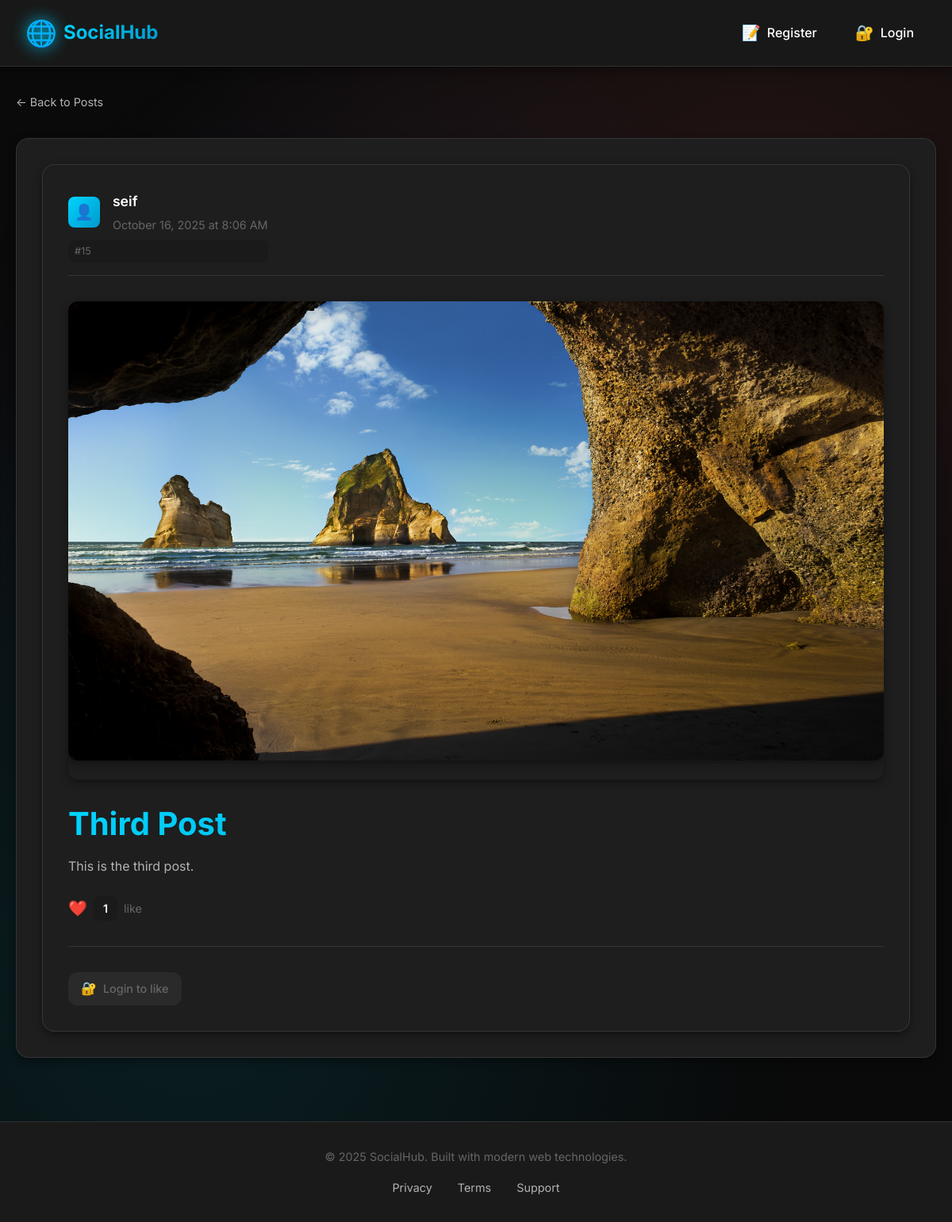
Screenshot of /posts/15 with the database file from the repository.
### posts/models.py (models this page shows, shortened)
class Post(models.Model):
    title = models.CharField(max_length=75)
    body = models.TextField()
    date = models.DateTimeField(auto_now_add=True)
    banner = models.ImageField(blank=True)
    author = models.ForeignKey(User, on_delete=models.CASCADE, default=None)
    likes = models.ManyToManyField(User, related_name='liked_posts', blank=True)
    def total_likes(self):
        return self.likes.count()

### posts/views.py (the view)
# urls.py: path('<int:pk>', views.post_page, name="page"),
def post_page(request, pk):
    post = get_object_or_404(Post, pk=pk)
    return render(request, 'posts/post_page.html', {'post': post})

### posts/templates/posts/post_page.html (shortened to what this page needs)
{% extends 'layout.html' %}
{% block content %}
    <div class="breadcrumb">
        <a href="{% url 'posts:list' %}">← Back to Posts</a>
    </div>
    <section class="postpage">
        <article class="post-detail">
            <div class="post-header">
                <div class="post-meta">
                    <div class="author-info">
                        <span class="author-avatar">👤</span>
                        <div class="author-details">
                            <span class="author-name">{{ post.author }}</span>
                            <span class="post-date">{{ post.date|date:"F d, Y \a\t g:i A" }}</span>
                        </div>
                    </div>
                    <div class="post-id">#{{ post.id }}</div>
                </div>
            </div>
            {% if post.banner %}
                <div class="post-banner">
                    <img
                        class="banner"
                        src="{{ post.banner.url }}"
                        alt="{{ post.title }}"
                        loading="lazy"
                    />
                </div>
            {% endif %}
            <div class="post-content">
                <h1 class="post-title">{{ post.title }}</h1>
                <div class="post-body">
                    <p>{{ post.body|linebreaks }}</p>
                </div>
            </div>
            <div class="post-stats">
                <div class="likes-container">
                    <span class="likes-icon">❤️</span>
                    <span class="likes-count">{{ post.total_likes }}</span>
                    <span class="likes-label">
                        {% if post.total_likes == 1 %}like{% else %}likes{% endif %}
                    </span>
                </div>
            </div>
            <div class="post-actions">
                <div class="interaction-buttons">
                    {% if user.is_authenticated %}
                        <form action="{% url 'posts:like-post' post.id %}" method="POST" class="like-form">
                            {% csrf_token %}
                            {% if user in post.likes.all %}
                                <button type="submit" class="interaction-btn unlike-btn" title="Unlike this post">
                                    <span class="btn-icon">💔</span>
                                    <span class="btn-text">Unlike</span>
                                </button>
                            {% else %}
                                <button type="submit" class="interaction-btn like-btn" title="Like this post">
                                    <span class="btn-icon">❤️</span>
                                    <span class="btn-text">Like</span>
                                </button>
                            {% endif %}
                        </form>
                    {% else %}
                        <a href="{% url 'users:login' %}" class="interaction-btn login-prompt" title="Login to like posts">
                            <span class="btn-icon">🔐</span>
                            <span class="btn-text">Login to like</span>
                        </a>
                    {% endif %}
                </div>
            </div>
        </article>
    </section>
{% endblock %}

### rows the page displays
Post: author "seif", date "October 16, 2025 at 8:06 AM", id "15", banner (picture), title "Third Post", body "This is the third post.", total_likes "1"
